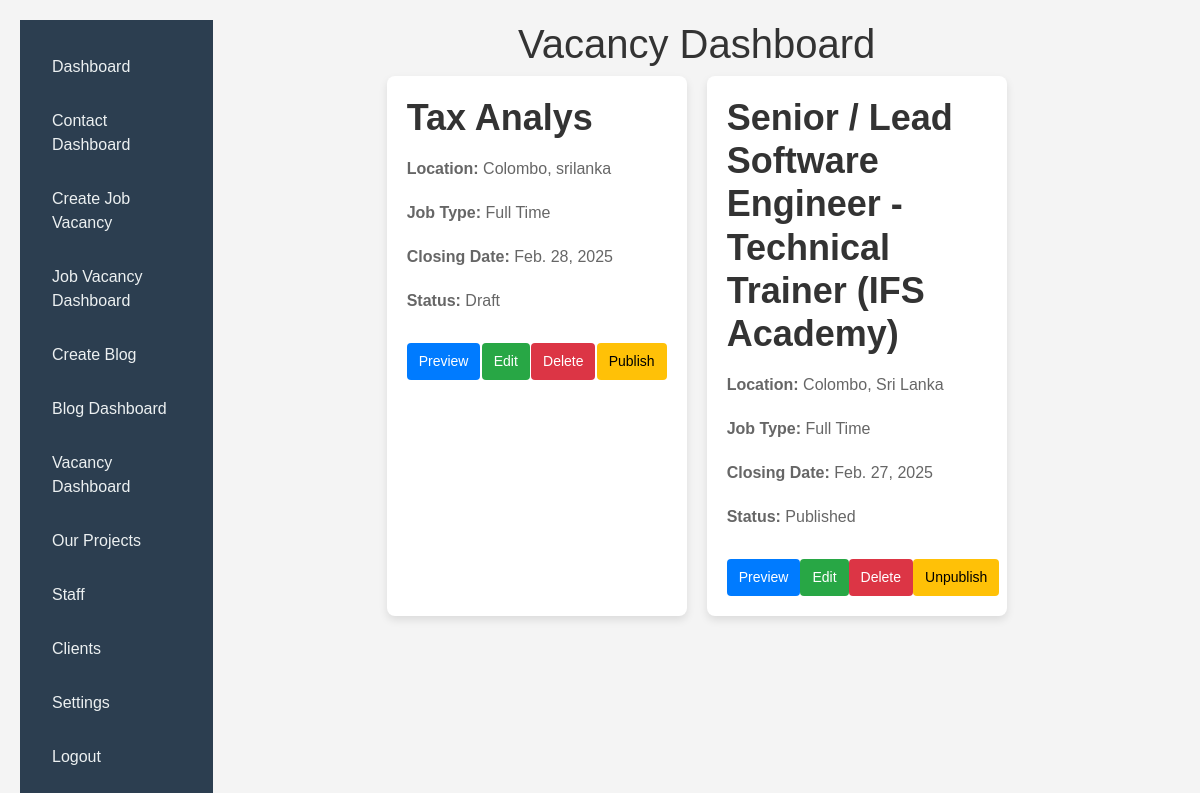
The app's page /epr/vacancy-dashboard, older data.
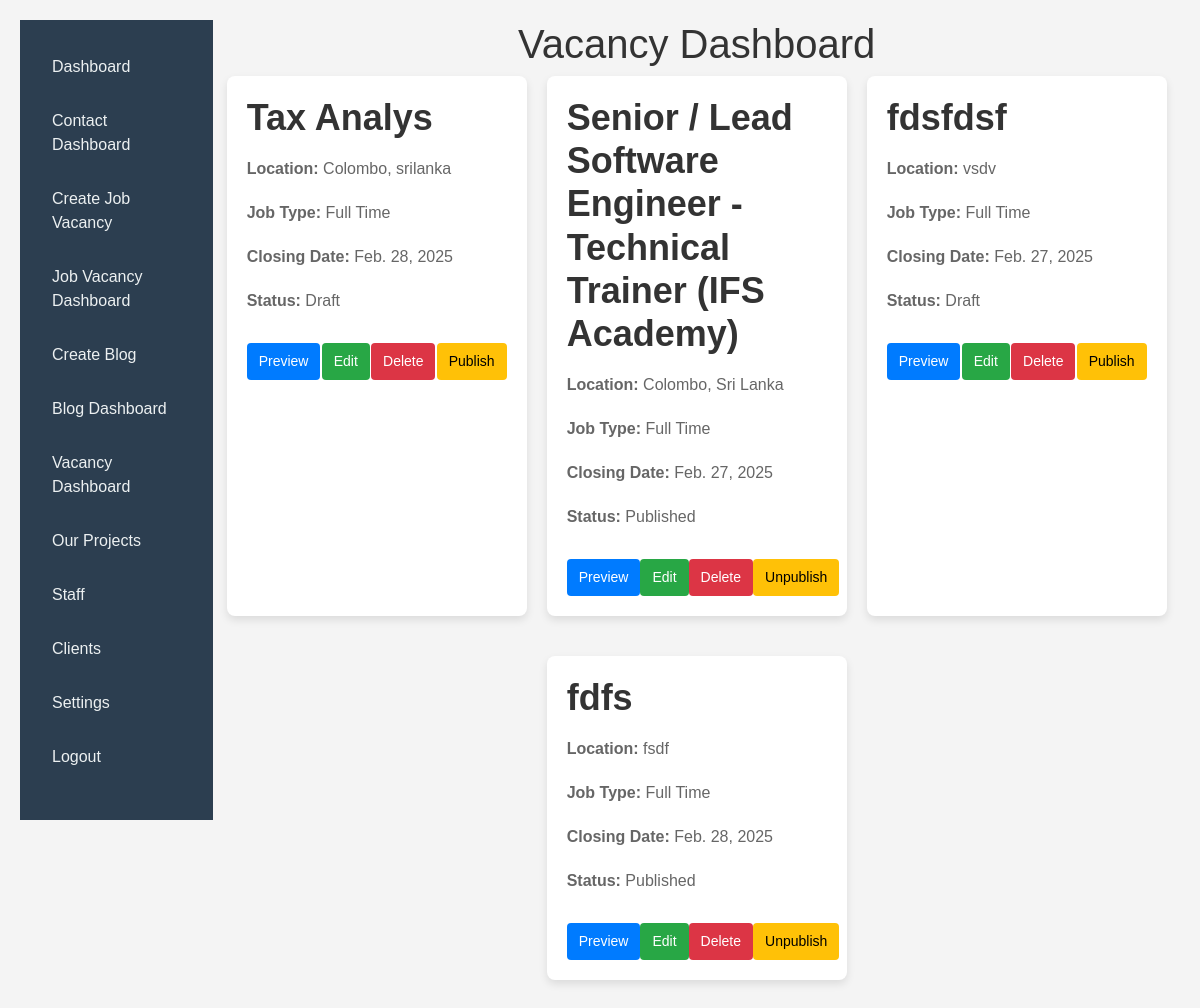
The same page, newer data.
### epr/models.py (models this page shows, shortened)
class JobVacancy(models.Model):
    job_title = models.CharField(max_length=255)
    job_details = models.TextField()
    closing_date = models.DateField()
    qualifications = models.TextField()  # Rich text field for qualifications
    requirements = models.TextField()    # Rich text field for requirements
    location = models.CharField(max_length=255)
    pay_details = models.CharField(max_length=255)
    FULL_TIME = 'FT'
    PART_TIME = 'PT'
    JOB_TYPE_CHOICES = [
        (FULL_TIME, 'Full Time'),
        (PART_TIME, 'Part Time'),
    ]
    job_type = models.CharField(max_length=2, choices=JOB_TYPE_CHOICES, default=FULL_TIME)
    published = models.BooleanField(default=False)

### epr/views.py (the view)
# urls.py: path('vacancy-dashboard', vacancy_dashboard, name='vacancy_dashboard'),
def vacancy_dashboard(request):
    jobs = JobVacancy.objects.all()
    return render(request, 'epr/vacancy_dashboard.html', {'jobs': jobs})

### epr/templates/epr/vacancy_dashboard.html (shortened to what this page needs)
{% extends "epr/base2.html" %}
{% block content %}
<head>
</head>
<body>
    <h1>Vacancy Dashboard</h1>
    <div class="card-container">
        {% for job in jobs %}
        <div class="card">
            <h2>{{ job.job_title }}</h2>
            <p><strong>Location:</strong> {{ job.location }}</p>
            <p><strong>Job Type:</strong> {{ job.get_job_type_display }}</p>
            <p><strong>Closing Date:</strong> {{ job.closing_date }}</p>
            <p><strong>Status:</strong> {% if job.published %}Published{% else %}Draft{% endif %}</p>
            <div class="buttons">
                <a href="{% url 'epr:job_vacancy_detail' job.id %}">
                    <button class="preview">Preview</button>
                </a>
                <a href="{% url 'epr:edit_job_vacancy' job.id %}">
                    <button class="edit">Edit</button>
                </a>
                <a href="{% url 'epr:delete_job_vacancy' job.id %}">
                    <button class="delete">Delete</button>
                </a>
                <form action="{% url 'epr:publish_job_vacancy' job.id %}" method="post" style="display: inline;">
                    <button type="submit" class="publish">
                        {% if job.published %}Unpublish{% else %}Publish{% endif %}
                    </button>
                </form>
            </div>
        </div>
        {% endfor %}
    </div>
</body>
{% endblock %}

Row changes from the older to the newer data that the page shows:
added JobVacancy: job_title "fdsfdsf", location "vsdv", job_type "Full Time", closing_date "Feb. 27, 2025", published "Draft"
added JobVacancy: job_title "fdfs", location "fsdf", job_type "Full Time", closing_date "Feb. 28, 2025", published "Published"
